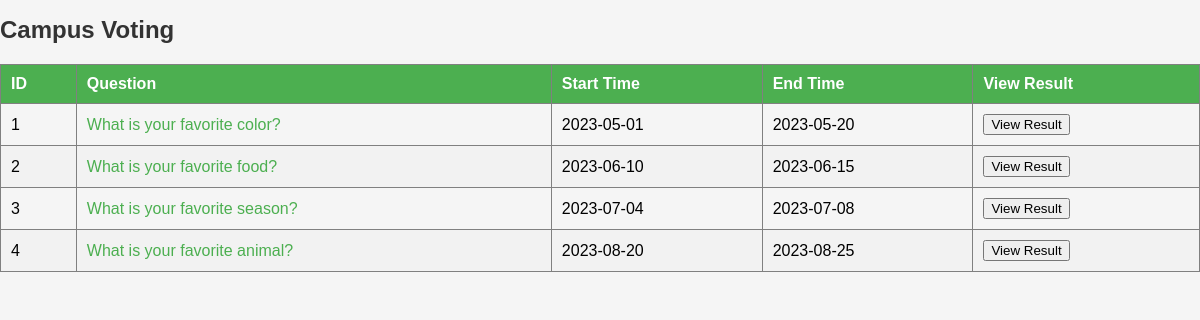
Page /page/campus/campus_voting.php on the committed database.
### tables this page shows
CREATE TABLE IF NOT EXISTS `polling` (
  `PollingID` int NOT NULL AUTO_INCREMENT,
  `startTime` date NOT NULL,
  `endTime` date NOT NULL,
  `question` varchar(200) NOT NULL,
  `firstChoice` varchar(50) NOT NULL,
  `secondChoice` varchar(50) NOT NULL,
  `thirdChoice` varchar(50) NOT NULL,
  `fourthChoice` varchar(50) NOT NULL,
  `targetClass` varchar(10) NOT NULL,
  `targetPerson` varchar(20) DEFAULT NULL,
  `result_1` int DEFAULT '0',
  `result_2` int DEFAULT '0',
  `result_3` int DEFAULT '0',
  `result_4` int DEFAULT '0',
  PRIMARY KEY (`PollingID`)
);

### page/campus/campus_voting.php (the view, shortened to what this page needs)
<?php
require_once('connectdb.php');
$currentDateTime = date("Y-m-d H:i:s");
$query = "SELECT `PollingID`, `startTime`, `endTime`, `question`, `firstChoice`, `secondChoice`, `thirdChoice`, `fourthChoice`, `targetClass`, `targetPerson`, `result_1`, `result_2`, `result_3`, `result_4` FROM `polling` WHERE `endTime` > ?";
$stmt = $pdo->prepare($query);
$stmt->execute([$currentDateTime]);
?>
<!DOCTYPE html>
<html lang="en">
<head>
    <link href="../../css/campus_voting.css" rel="stylesheet" type="text/css"/>
</head>
<body>
    <h1>Campus Voting</h1>
    <table border="1">
        <thead>
            <tr>
                <th>ID</th>
                <th>Question</th>
                <th>Start Time</th>
                <th>End Time</th>
                <th>View Result</th>
            </tr>
        </thead>
        <tbody>
            <?php $counter = 1; ?>
            <?php while ($row = $stmt->fetch(PDO::FETCH_ASSOC)): ?>
                <tr>
                    <td><?php echo $counter++; ?></td>
                    <td><a href="vote.php?pid=<?php echo $row['PollingID']; ?>"><?php echo $row['question']; ?></a></td>
                    <td><?php echo $row['startTime']; ?></td>
                    <td><?php echo $row['endTime']; ?></td>
                    <td>
                       <button onclick="viewResults('<?php echo $row['PollingID']; ?>', '<?php echo $row['question']; ?>', '<?php echo $row['result_1']; ?>', '<?php echo $row['result_2']; ?>', '<?php echo $row['result_3']; ?>', '<?php echo $row['result_4']; ?>', '<?php echo $row['firstChoice']; ?>', '<?php echo $row['secondChoice']; ?>', '<?php echo $row['thirdChoice']; ?>', '<?php echo $row['fourthChoice']; ?>')">View Result</button>
                    </td>
                </tr>
            <?php endwhile; ?>
        </tbody>
    </table>
</body>
</html>

### css/campus_voting.css (style rules this page uses)
body { font-family: Arial, sans-serif; background-color: #f5f5f5; margin: 0; padding: 0; }
h1 { font-size: 24px; font-weight: bold; color: #333; margin-bottom: 20px; }
table { width: 100%; border-collapse: collapse; }
th, td { padding: 10px; text-align: left; }
th { background-color: #4CAF50; color: white; }
tr:nth-child(even) { background-color: #f2f2f2; }
a { color: #4CAF50; text-decoration: none; }

### rows in the picture
polling: question "What is your favorite color?", startTime "2023-05-01", endTime "2023-05-20"
polling: question "What is your favorite food?", startTime "2023-06-10", endTime "2023-06-15"
polling: question "What is your favorite season?", startTime "2023-07-04", endTime "2023-07-08"
polling: question "What is your favorite animal?", startTime "2023-08-20", endTime "2023-08-25"
